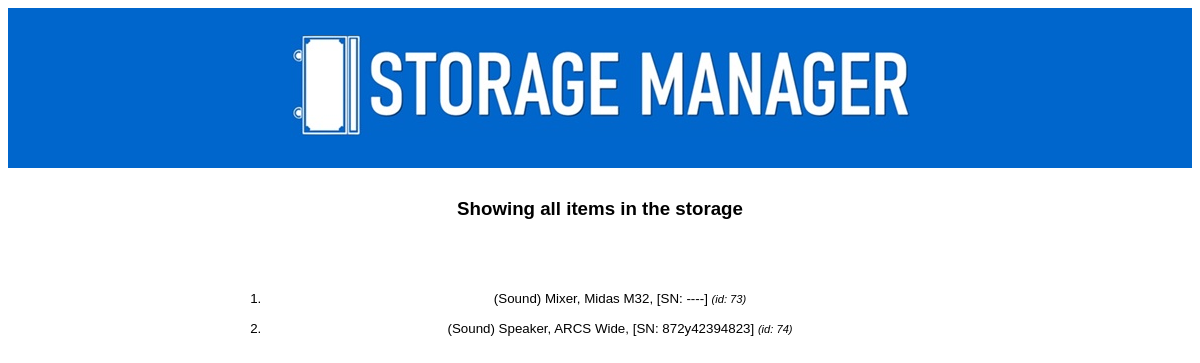
The app's page /show_all/, older data.
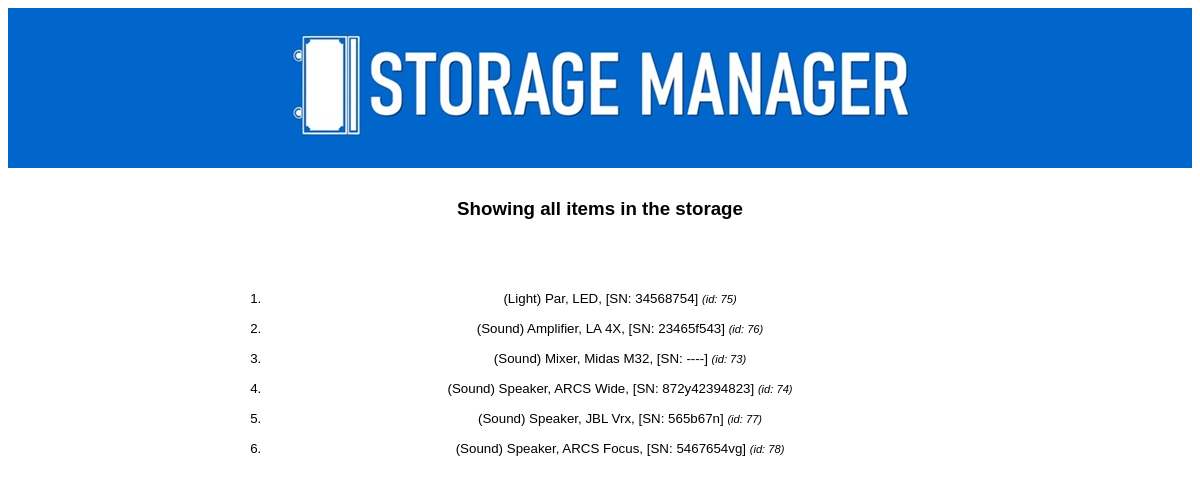
The same page, newer data.
### storage/models.py (models this page shows)
class Item(models.Model):
    category = models.CharField(max_length=100)
    type = models.CharField(max_length=160)
    model = models.CharField(max_length=160)
    serial_number = models.CharField(max_length=20)
    def __str__(self):
        return f'({self.category}) {self.type}, {self.model}, [SN: {self.serial_number}]'

### storage/views.py (the view)
# urls.py: path('show_all/', ShowAllListView.as_view(), name='show-all'),
class ShowAllListView(ListView):
    model = Item
    template_name = 'storage/show_all.html'
    context_object_name = 'all_items'
    ordering = ['category', 'type']

### storage/templates/storage/show_all.html (shortened to what this page needs)
{% extends "storage/base.html" %}
{% block content %}
    <h3> Showing all items in the storage</h3>
    <br>
    <br>
        <div class="all_items">
            <ol>
                {% for item in all_items %}
                    <li class="item_list">{{ item }} <small class="id">(id: {{ item.id }})</small></li>
                {% endfor %}
            </ol>
        </div>
{% endblock content %}

Row changes from the older to the newer data that the page shows:
added Item: category+type+model "(Light) Par, LED, [SN: 34568754]", id "75"
added Item: category+type+model "(Sound) Amplifier, LA 4X, [SN: 23465f543]", id "76"
added Item: category+type+model "(Sound) Speaker, JBL Vrx, [SN: 565b67n]", id "77"
added Item: category+type+model "(Sound) Speaker, ARCS Focus, [SN: 5467654vg]", id "78"
